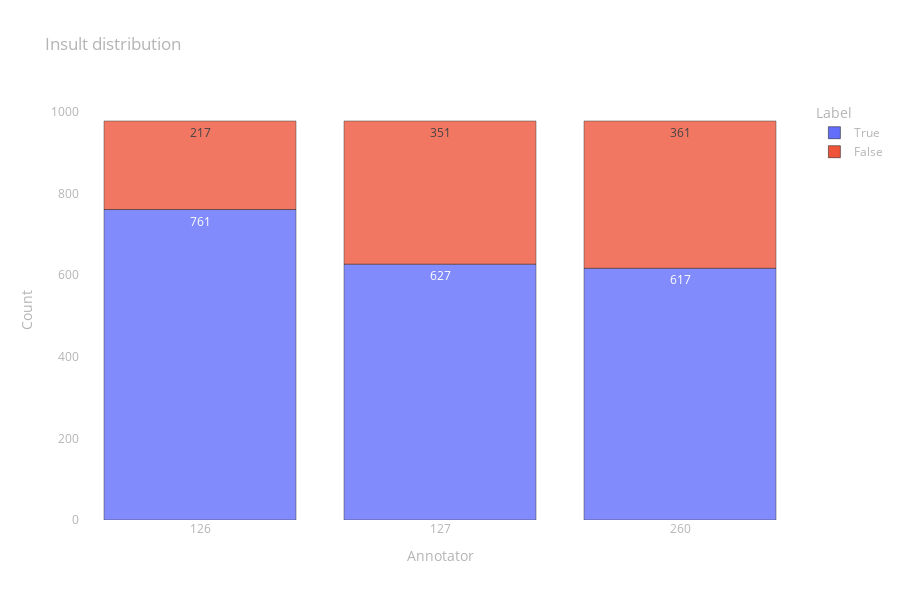

The notebook cell this image was saved under:
### Code cell
fig = px.bar(
    data_frame=prepare_data_to_px(insult),
    x="Annotator", y="Count", color="Label", opacity=0.8,
    height=600, text="Count", title="Insult distribution")

fig.update_layout(layout)

fig.show()

### Figure 1 — Plotly figure (JSON) as saved in the notebook; plotly's stock layout.template omitted (floating-point values rounded to 4 significant figures)
{"data": [{"alignmentgroup": "True", "hovertemplate": "Label=True<br>Annotator=%{x}<br>Count=%{text}<extra></extra>", "legendgroup": "True", "marker": {"color": "#636efa", "opacity": 0.8, "pattern": {"shape": ""}}, "name": "True", "offsetgroup": "True", "orientation": "v", "showlegend": true, "text": [761, 627, 617], "textposition": "auto", "type": "bar", "x": [126, 127, 260], "xaxis": "x", "y": [761, 627, 617], "yaxis": "y"}, {"alignmentgroup": "True", "hovertemplate": "Label=False<br>Annotator=%{x}<br>Count=%{text}<extra></extra>", "legendgroup": "False", "marker": {"color": "#EF553B", "opacity": 0.8, "pattern": {"shape": ""}}, "name": "False", "offsetgroup": "False", "orientation": "v", "showlegend": true, "text": [217, 351, 361], "textposition": "auto", "type": "bar", "x": [126, 127, 260], "xaxis": "x", "y": [217, 351, 361], "yaxis": "y"}], "layout": {"barmode": "relative", "font": {"color": "rgb(180,180,180)"}, "height": 600, "legend": {"title": {"text": "Label"}, "tracegroupgap": 0}, "paper_bgcolor": "rgba(0,0,0,0)", "plot_bgcolor": "rgba(0,0,0,0)", "title": {"text": "Insult distribution"}, "xaxis": {"anchor": "y", "domain": [0, 1], "showgrid": false, "title": {"text": "Annotator"}, "type": "category", "zeroline": false}, "yaxis": {"anchor": "x", "domain": [0, 1], "showgrid": false, "title": {"text": "Count"}, "zeroline": false}}}
